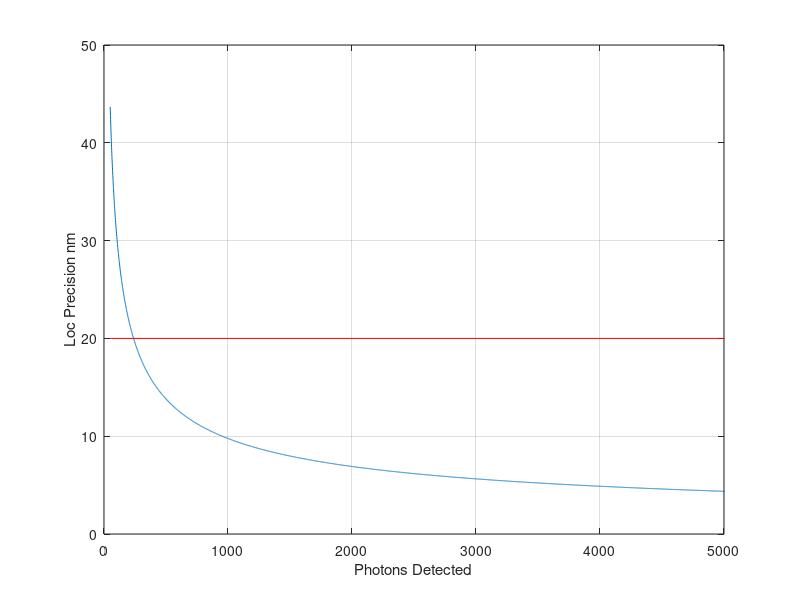

Here is the MATLAB script that generated this plot:
% TLR Script
clearvars
s = (0.61*0.51/1.3)/2;
a = 0.08;
N = 50:50000;
alpha = 20;
% i=100;
% for i = 0:5 % loop over number of vesicles in a buton
    b = 0.1*N; % background is equal to the dark rate of phluorin
    lp2 = (s^2+a^2/12)./N + (8*pi*s^4*b)./(a^2*N.^2);
    lp = lp2.^0.5;
    plot(N,lp*1000)
    hold on
    
% end
plot([N(1),N(end)],[0.02,0.02]*1000,'r')
xlim([0,5000])
% legend('No Background','1 Molecule','2 Molecules','3 Molecules','4 Molecules','5 Molecules')
% set(gca,'YScale','log');
% set(gca,'XScale','log');
xlabel('Photons Detected');
ylabel('Loc Precision nm')
grid on
hold off